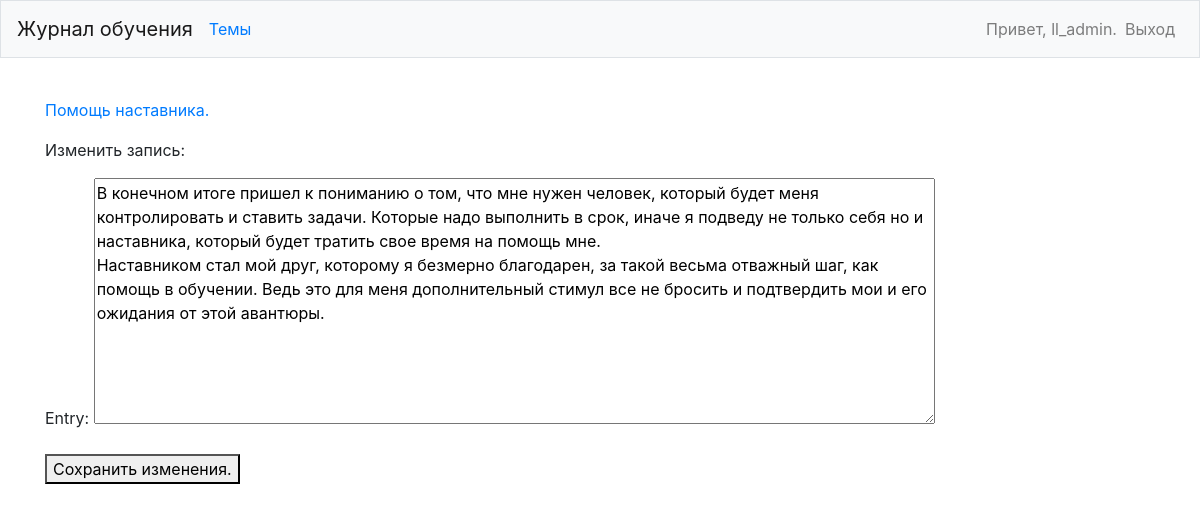
The app's page /edit_entry/3/ (signed in) with its own data.
### learning_logs/models.py (models this page shows, shortened)
class Topic(models.Model):
	text = models.CharField(max_length=200)
	date_added = models.DateTimeField(auto_now_add=True)
	owner = models.ForeignKey(User, on_delete=models.CASCADE)
	def __str__(self):
		return self.text

class Entry(models.Model):
	topic = models.ForeignKey(Topic, on_delete=models.CASCADE)
	text = models.TextField()
	date_added = models.DateTimeField(auto_now_add=True)
	class Meta:
		verbose_name_plural = 'entries'

### learning_logs/views.py (the view)
# urls.py: path('edit_entry/<int:entry_id>/', views.edit_entry, name='edit_entry'),
@login_required
def edit_entry(request, entry_id):
    entry = Entry.objects.get(id=entry_id)
    topic = entry.topic
    if topic.owner != request.user:
        raise Http404
    if request.method != 'POST':
        form = EntryForm(instance=entry)
    else:
        form = EntryForm(instance=entry, data=request.POST)
        if form.is_valid():
            form.save()
            return redirect('learning_log:topic', topic_id=topic.id)
    context = {'entry':entry, 'topic':topic, 'form':form}
    return render(request, 'learning_logs/edit_entry.html', context)

### learning_logs/forms.py
class EntryForm(forms.ModelForm):
    class Meta:
        model = Entry
        fields = ['text']
        labels = {'text': 'Entry:'}
        widgets = {'text': forms.Textarea(attrs={'cols':80})}

### learning_logs/templates/learning_logs/edit_entry.html (shortened to what this page needs)
{% extends "learning_logs/base.html" %}
{% block content %}
<p><a href="{% url 'learning_logs:edit_entry' entry.id %}">{{ topic }}</a></p>
<p>Изменить запись:</p>
<form action="{% url 'learning_logs:edit_entry' entry.id %}" method="post">
    {{ form.as_p }}
    <button name="submit">Сохранить изменения.</button>
</form>
{% endblock content %}

### learning_logs/templates/learning_logs/base.html (shortened to what this page needs)
{% load bootstrap4 %}
<!doctype html>
<html lang="ru">
    <head>
        {% bootstrap_css %}
    </head>
    <body>
        <nav class="navbar navbar-expand-md navbar-light bg-light mb-4 border">
            <a class="navbar-brand" href="{% url 'learning_logs:index' %}">
                Журнал обучения</a>
            <div class="collapse navbar-collapse" id="navbarCollapse">
                <ul class="navbar-nav mr-auto">
                    <li class="nav-item">
                        <a class="'nav-link" href="{% url 'learning_logs:topics' %}">
                            Темы</a></li>
                </ul>
                <ul class="navbar-nav ml-auto">
                    {% if user.is_authenticated %}
                    <li class="nav-item">
                        <span class="navbar-text"}"> Привет, {{ user.username }}.</span>
                    </li>
                    <li class="nav-item">
                        <a class="nav-link" href="{% url 'users:logout' %}">Выход</a></li>
                    {% else %}
                    <li class="nav-item">
                        <a class="nav-link" href="{% url 'users:register' %}">Регистрация</a></li>
                    <li class="nav-item">
                        <a class="nav-link" href="{% url 'users:login' %}">Вход</a></li>
                    {% endif %}
                </ul>
            </div>
        </nav>
        <main role="main" class="container">
            <div class="pb-2 mb-2 borber-bottom">
            </div>
            <div>
                {% block content %}{% endblock content %}
            </div>
        </main>
    </body>
</html>

### records on screen
Topic: text "Помощь наставника."
Entry: text "В конечном итоге пришел к пониманию о том, что мне нужен человек, который будет меня контролировать и ставить задачи. Которые надо выполнить в срок, иначе я подведу не только себя но и наставника, который будет тратить свое время на помощь мне. Наставником стал мой друг, которому я безмерно благодарен, за такой весьма отважный шаг, как помощь в обучении. Ведь это для меня дополнительный стимул все не бросить и подтвердить мои и его ожидания от этой авантюры."

### other values on screen
{{ user.username }} "ll_admin"
